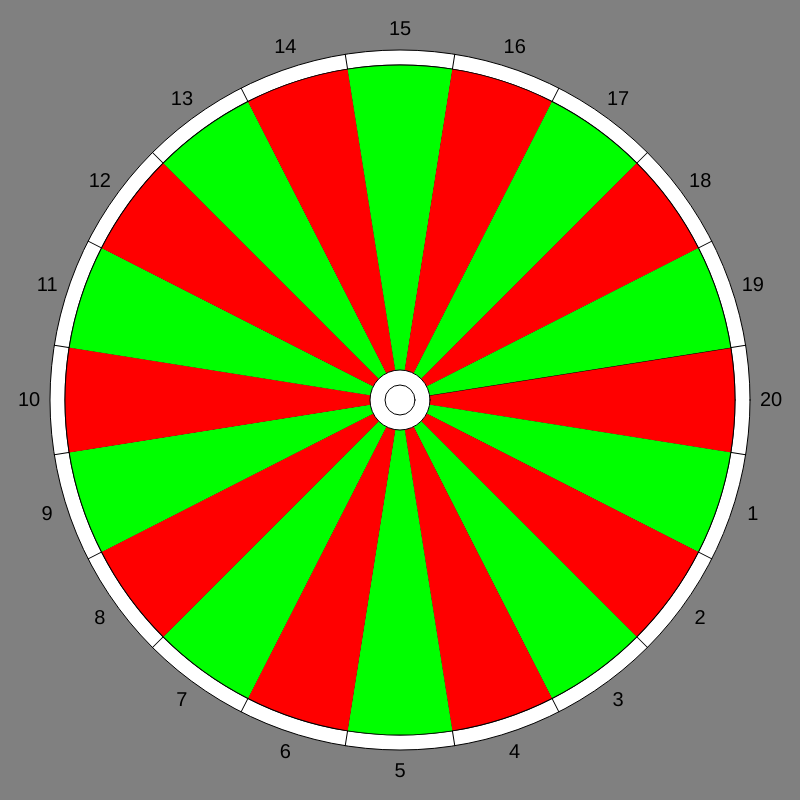
Frame 1 (no input)
Frame 60 (no input): identical to frame 1, image omitted
Frame 120 (the mouse pressed at the canvas centre since frame 60): identical to frame 1, image omitted

The p5.js sketch that drew this single still picture (run headless with seeded random() and noise() and a simulated clock; from frame 60 on, the mouse is pressed at the canvas centre):

// p5.js sketch
// ── sketch.js
var canvasWH = 800;
function setup() {
  createCanvas(canvasWH, canvasWH);
}

function draw() {
  
  background(128);
  var mainCircle = 700;
  var halfCanvas = canvasWH / 2;
  circle(halfCanvas,halfCanvas, mainCircle);
  circle(halfCanvas,halfCanvas,mainCircle -30);
  
  circle(halfCanvas, halfCanvas, 190);
  circle(halfCanvas, halfCanvas, 160);
  
  //text()

  //
  push()
  translate(halfCanvas, halfCanvas);
  angleMode(DEGREES)
  rotate(9)
  angleMode(RADIANS)
  for (i = 0; i < 20; i++) {
    var x = mainCircle/2 * cos(TAU * 18*i / 360)
    var y = mainCircle/2 * sin(TAU * 18*i / 360)
    var xCentered = mainCircle * 0.53 * cos(TAU * (18*i +9)/ 360)
    var yCentered = mainCircle * 0.53 * sin(TAU * (18*i +9) / 360)
    line(0, 0, x, y)
    var fillcolor = i % 2;
    push()
    if(fillcolor == 0){
      fill(255,0,0)
    }
    else{
      fill(0,255,0)
    }
    
    arc(0, 0, mainCircle -30, mainCircle -30, (i-1)*18 * PI/180, 18*i * PI/180)
    pop()
    push()
    translate(xCentered,yCentered)
    angleMode(DEGREES)
    rotate(-9)
    angleMode(RADIANS)
    textAlign(CENTER, CENTER)
    textSize(20)
    text(i+1, 0,0)
    pop()
  }
  pop()

  circle(halfCanvas,halfCanvas,60);
  circle(halfCanvas,halfCanvas,30);
  
}
